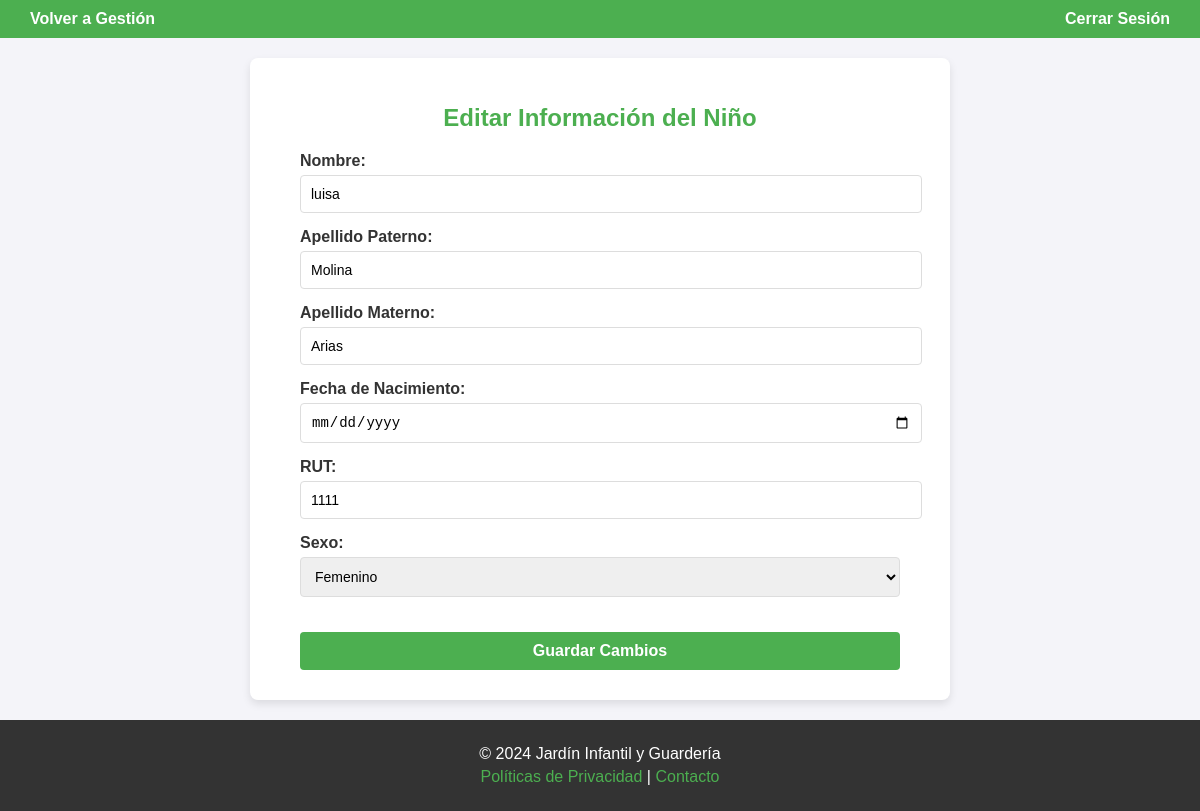
Screenshot of /dashboard/admin/niños/editar/1/ (signed in) with the database file from the repository.
### jardin_app/models.py (models this page shows, shortened)
class Niño(models.Model):
    nombre = models.CharField(max_length=100)
    apellido_paterno = models.CharField(max_length=100, default="Desconocido")  # Valor por defecto
    apellido_materno = models.CharField(max_length=100, default="Desconocido")  # Valor por defecto
    fecha_nacimiento = models.DateField()
    rut = models.CharField(max_length=12, unique=True)
    sexo = models.CharField(max_length=10, choices=[('M', 'Masculino'), ('F', 'Femenino')])
    apoderado = models.ForeignKey(Apoderado, on_delete=models.CASCADE)

### jardin_app/views/admin_views.py (called while the page is built, shortened)
@login_required
def editar_niño(request, niño_id):
    niño = get_object_or_404(Niño, id=niño_id)
    apoderado = niño.apoderado  # Obtener el apoderado relacionado
    user = User.objects.filter(username=apoderado.email).first()  # Obtener el usuario si existe
    return render(request, 'admin/nino/editar_nino.html', {'niño': niño})

### jardin_app/templates/admin/nino/editar_nino.html (shortened to what this page needs)
<!DOCTYPE html>
<html lang="es">
<head>
    {% load static %}
    <link rel="stylesheet" href="{% static 'css/ninos/editar_nino.css' %}">
</head>
<body>
    <header>
        <nav class="navbar">
            <a href="{% url 'gestionar_niños' %}">Volver a Gestión</a>
            <a href="{% url 'logout' %}">Cerrar Sesión</a>
        </nav>
    </header>
    <main>
        <div class="form-container">
            <h1>Editar Información del Niño</h1>
            <form method="post">
                <div class="form-group">
                    <label for="nombre">Nombre:</label>
                    <input type="text" id="nombre" name="nombre" value="{{ niño.nombre }}" required>
                </div>
                <div class="form-group">
                    <label for="apellido_paterno">Apellido Paterno:</label>
                    <input type="text" id="apellido_paterno" name="apellido_paterno" value="{{ niño.apellido_paterno }}" required>
                </div>
                <div class="form-group">
                    <label for="apellido_materno">Apellido Materno:</label>
                    <input type="text" id="apellido_materno" name="apellido_materno" value="{{ niño.apellido_materno }}" required>
                </div>
                <div class="form-group">
                    <label for="fecha_nacimiento">Fecha de Nacimiento:</label>
                    <input type="date" id="fecha_nacimiento" name="fecha_nacimiento" value="{{ niño.fecha_nacimiento }}" required>
                </div>
                <div class="form-group">
                    <label for="rut">RUT:</label>
                    <input type="text" id="rut" name="rut" value="{{ niño.rut }}" required>
                </div>
                <div class="form-group">
                    <label for="sexo">Sexo:</label>
                    <select id="sexo" name="sexo" required>
                        <option value="F" {% if niño.sexo == "F" %}selected{% endif %}>Femenino</option>
                    </select>
                </div>
                <button type="submit" class="btn btn-save">Guardar Cambios</button>
            </form>
        </div>
    </main>
    <footer>
        <p>&copy; 2024 Jardín Infantil y Guardería</p>
        <p>
            <a href="/politicas/">Políticas de Privacidad</a> |
            <a href="/contacto/">Contacto</a>
        </p>
    </footer>
</body>
</html>

### jardin_app/static/css/ninos/editar_nino.css (style rules this page uses)
body { font-family: 'Arial', sans-serif; margin: 0; padding: 0; background-color: #f4f4f9; display: flex; flex-direction: column; min-height: 100vh; }
main { flex: 1; display: flex; justify-content: center; align-items: center; padding: 20px; }
.navbar { background-color: #4caf50; color: white; display: flex; justify-content: space-between; padding: 10px 20px; font-size: 16px; }
.navbar a { color: white; text-decoration: none; margin: 0 10px; font-weight: bold; }
.form-container { background: white; padding: 30px 50px; border-radius: 8px; box-shadow: 0px 4px 8px rgba(0, 0, 0, 0.1); width: 100%; max-width: 600px; }
h1 { color: #4caf50; text-align: center; margin-bottom: 20px; font-size: 24px; }
form { display: flex; flex-direction: column; }
.form-group { margin-bottom: 15px; }
label { font-weight: bold; margin-bottom: 5px; display: block; color: #333; }
input, select { width: 100%; padding: 10px; border: 1px solid #ddd; border-radius: 4px; font-size: 14px; }
button.btn { background-color: #4caf50; color: white; padding: 10px 15px; border: none; border-radius: 4px; cursor: pointer; font-size: 16px; font-weight: bold; margin-top: 20px; }
footer { background-color: #333; color: white; text-align: center; padding: 20px; margin-top: auto; }
footer p { margin: 5px 0; }
footer a { color: #4caf50; text-decoration: none; }

### rows the page displays
Niño: nombre "luisa", apellido_paterno "Molina", apellido_materno "Arias", rut "1111", sexo "Femenino"
